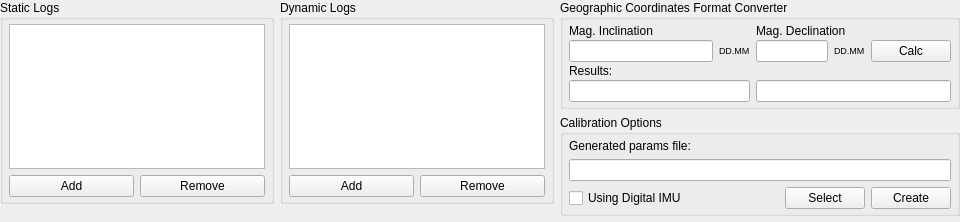
     <widget class="QWidget" name="widget_gen_param_top" native="true">
      <property name="sizePolicy">
       <sizepolicy hsizetype="Preferred" vsizetype="Maximum">
        <horstretch>0</horstretch>
        <verstretch>0</verstretch>
       </sizepolicy>
      </property>
      <layout class="QGridLayout" name="gridLayout_18">
       <property name="leftMargin">
        <number>0</number>
       </property>
       <property name="topMargin">
        <number>0</number>
       </property>
       <property name="rightMargin">
        <number>0</number>
       </property>
       <property name="bottomMargin">
        <number>0</number>
       </property>
       <item row="1" column="2" alignment="Qt::AlignBottom">
        <widget class="QGroupBox" name="groupBox_gen_param_opts">
         <property name="sizePolicy">
          <sizepolicy hsizetype="Preferred" vsizetype="Maximum">
           <horstretch>0</horstretch>
           <verstretch>0</verstretch>
          </sizepolicy>
         </property>
         <property name="title">
          <string>Calibration Options</string>
         </property>
         <layout class="QGridLayout" name="gridLayout_11">
          <property name="leftMargin">
           <number>6</number>
          </property>
          <property name="topMargin">
           <number>4</number>
          </property>
          <property name="rightMargin">
           <number>6</number>
          </property>
          <property name="bottomMargin">
           <number>4</number>
          </property>
          <item row="2" column="0">
           <widget class="QCheckBox" name="checkBox_DIMU">
            <property name="sizePolicy">
             <sizepolicy hsizetype="Preferred" vsizetype="Fixed">
              <horstretch>0</horstretch>
              <verstretch>0</verstretch>
             </sizepolicy>
            </property>
            <property name="toolTip">
             <string>&lt;html&gt;&lt;head/&gt;&lt;body&gt;&lt;p&gt;Check this box if calibrating for Digital IMU.&lt;/p&gt;&lt;/body&gt;&lt;/html&gt;</string>
            </property>
            <property name="text">
             <string>Using Digital IMU</string>
            </property>
           </widget>
          </item>
          <item row="1" column="0" colspan="3">
           <widget class="QLineEdit" name="lineEdit_user_param_file">
            <property name="sizePolicy">
             <sizepolicy hsizetype="Preferred" vsizetype="Fixed">
              <horstretch>0</horstretch>
              <verstretch>0</verstretch>
             </sizepolicy>
            </property>
           </widget>
          </item>
          <item row="0" column="0" colspan="3">
           <widget class="QLabel" name="label_2">
            <property name="sizePolicy">
             <sizepolicy hsizetype="Preferred" vsizetype="Fixed">
              <horstretch>0</horstretch>
              <verstretch>0</verstretch>
             </sizepolicy>
            </property>
            <property name="text">
             <string>Generated params file:</string>
            </property>
            <property name="buddy">
             <cstring>groupBox_gen_param_opts</cstring>
            </property>
           </widget>
          </item>
          <item row="2" column="2">
           <widget class="QPushButton" name="pushButton_Create_params_file_user">
            <property name="sizePolicy">
             <sizepolicy hsizetype="Fixed" vsizetype="Fixed">
              <horstretch>0</horstretch>
              <verstretch>0</verstretch>
             </sizepolicy>
            </property>
            <property name="toolTip">
             <string>&lt;html&gt;&lt;head/&gt;&lt;body&gt;&lt;p&gt;Create a new .params file.&lt;/p&gt;&lt;/body&gt;&lt;/html&gt;</string>
            </property>
            <property name="text">
             <string>Create</string>
            </property>
           </widget>
          </item>
          <item row="2" column="1">
           <widget class="QPushButton" name="pushButton_Sel_params_file_user">
            <property name="sizePolicy">
             <sizepolicy hsizetype="Fixed" vsizetype="Fixed">
              <horstretch>0</horstretch>
              <verstretch>0</verstretch>
             </sizepolicy>
            </property>
            <property name="toolTip">
             <string>&lt;html&gt;&lt;head/&gt;&lt;body&gt;&lt;p&gt;Select an existing .params file.&lt;/p&gt;&lt;/body&gt;&lt;/html&gt;</string>
            </property>
            <property name="text">
             <string>Select</string>
            </property>
           </widget>
          </item>
         </layout>
        </widget>
       </item>
       <item row="0" column="2" alignment="Qt::AlignTop">
        <widget class="QGroupBox" name="groupBox_calibrationSettings">
         <property name="sizePolicy">
          <sizepolicy hsizetype="Preferred" vsizetype="Maximum">
           <horstretch>0</horstretch>
           <verstretch>0</verstretch>
          </sizepolicy>
         </property>
         <property name="toolTip">
          <string>&lt;html&gt;&lt;head/&gt;&lt;body&gt;&lt;p&gt;Use this area to convert magnetic inclination and declination from degrees &amp;amp; minutes format to decimal degrees.&lt;/p&gt;&lt;/body&gt;&lt;/html&gt;</string>
         </property>
         <property name="title">
          <string>Geographic Coordinates Format Converter</string>
         </property>
         <layout class="QVBoxLayout" name="verticalLayout_3">
          <property name="leftMargin">
           <number>6</number>
          </property>
          <property name="topMargin">
           <number>4</number>
          </property>
          <property name="rightMargin">
           <number>6</number>
          </property>
          <property name="bottomMargin">
           <number>4</number>
          </property>
          <item>
           <layout class="QGridLayout" name="gridLayout_5" columnstretch="2,2,1,1,0">
            <property name="horizontalSpacing">
             <number>6</number>
            </property>
            <property name="verticalSpacing">
             <number>2</number>
            </property>
            <item row="1" column="4">
             <widget class="QPushButton" name="pushButton_Calculate">
              <property name="sizePolicy">
               <sizepolicy hsizetype="Fixed" vsizetype="Fixed">
                <horstretch>0</horstretch>
                <verstretch>0</verstretch>
               </sizepolicy>
              </property>
              <property name="text">
               <string>Calc</string>
              </property>
             </widget>
            </item>
            <item row="1" column="0">
             <widget class="QLineEdit" name="lineEdit_insert_declination">
              <property name="sizePolicy">
               <sizepolicy hsizetype="Preferred" vsizetype="Fixed">
                <horstretch>0</horstretch>
                <verstretch>0</verstretch>
               </sizepolicy>
              </property>
              <property name="toolTip">
               <string>&lt;html&gt;&lt;head/&gt;&lt;body&gt;&lt;p&gt;Enter magnetic inclination in degrees.minutes format. Example: -66.43&lt;/p&gt;&lt;/body&gt;&lt;/html&gt;</string>
              </property>
             </widget>
            </item>
            <item row="1" column="2">
             <widget class="QLineEdit" name="lineEdit_insert_inclination">
              <property name="sizePolicy">
               <sizepolicy hsizetype="Preferred" vsizetype="Fixed">
                <horstretch>0</horstretch>
                <verstretch>0</verstretch>
               </sizepolicy>
              </property>
              <property name="toolTip">
               <string>&lt;html&gt;&lt;head/&gt;&lt;body&gt;&lt;p&gt;Enter magnetic declination in degrees.minutes format. Example: 1.54&lt;/p&gt;&lt;/body&gt;&lt;/html&gt;</string>
              </property>
             </widget>
            </item>
            <item row="1" column="3">
             <widget class="QLabel" name="label_162">
              <property name="sizePolicy">
               <sizepolicy hsizetype="Fixed" vsizetype="Fixed">
                <horstretch>0</horstretch>
                <verstretch>0</verstretch>
               </sizepolicy>
              </property>
              <property name="styleSheet">
               <string notr="true">font-size: 9px;</string>
              </property>
              <property name="text">
               <string>DD.MM</string>
              </property>
             </widget>
            </item>
            <item row="0" column="0" colspan="2">
             <widget class="QLabel" name="label_131">
              <property name="sizePolicy">
               <sizepolicy hsizetype="Fixed" vsizetype="Fixed">
                <horstretch>0</horstretch>
                <verstretch>0</verstretch>
               </sizepolicy>
              </property>
              <property name="toolTip">
               <string>Magnetic Inclination</string>
              </property>
              <property name="text">
               <string>Mag. Inclination</string>
              </property>
             </widget>
            </item>
            <item row="1" column="1">
             <widget class="QLabel" name="label_160">
              <property name="sizePolicy">
               <sizepolicy hsizetype="Fixed" vsizetype="Fixed">
                <horstretch>0</horstretch>
                <verstretch>0</verstretch>
               </sizepolicy>
              </property>
              <property name="styleSheet">
               <string notr="true">font-size: 9px;</string>
              </property>
              <property name="text">
               <string>DD.MM</string>
              </property>
             </widget>
            </item>
            <item row="2" column="0" colspan="5">
             <widget class="QLabel" name="label_163">
              <property name="sizePolicy">
               <sizepolicy hsizetype="Fixed" vsizetype="Fixed">
                <horstretch>0</horstretch>
                <verstretch>0</verstretch>
               </sizepolicy>
              </property>
              <property name="text">
               <string>Results:</string>
              </property>
             </widget>
            </item>
            <item row="3" column="0" colspan="2">
             <widget class="QLineEdit" name="lineEdit_cal_declination">
              <property name="enabled">
               <bool>true</bool>
              </property>
              <property name="sizePolicy">
               <sizepolicy hsizetype="Preferred" vsizetype="Fixed">
                <horstretch>0</horstretch>
                <verstretch>0</verstretch>
               </sizepolicy>
              </property>
              <property name="toolTip">
               <string>&lt;html&gt;&lt;head/&gt;&lt;body&gt;&lt;p&gt;Magnetic inclination calculation result. Copy this whole line to your generated parameters file.&lt;/p&gt;&lt;/body&gt;&lt;/html&gt;</string>
              </property>
             </widget>
            </item>
            <item row="3" column="2" colspan="3">
             <widget class="QLineEdit" name="lineEdit_cal_inclination">
              <property name="sizePolicy">
               <sizepolicy hsizetype="Preferred" vsizetype="Fixed">
                <horstretch>0</horstretch>
                <verstretch>0</verstretch>
               </sizepolicy>
              </property>
              <property name="toolTip">
               <string>&lt;html&gt;&lt;head/&gt;&lt;body&gt;&lt;p&gt;Magnetic declination calculation result. Use this value for the Misc. Settings -&amp;gt; Magnetic Declination setting.&lt;/p&gt;&lt;/body&gt;&lt;/html&gt;</string>
              </property>
             </widget>
            </item>
            <item row="0" column="2" colspan="3">
             <widget class="QLabel" name="label_114">
              <property name="sizePolicy">
               <sizepolicy hsizetype="Fixed" vsizetype="Fixed">
                <horstretch>0</horstretch>
                <verstretch>0</verstretch>
               </sizepolicy>
              </property>
              <property name="toolTip">
               <string>Magnetic Declination</string>
              </property>
              <property name="text">
               <string>Mag. Declination</string>
              </property>
             </widget>
            </item>
           </layout>
          </item>
         </layout>
        </widget>
       </item>
       <item row="0" column="1" rowspan="3" alignment="Qt::AlignTop">
        <widget class="QGroupBox" name="groupBox_dynamicFiles">
         <property name="sizePolicy">
          <sizepolicy hsizetype="Preferred" vsizetype="Preferred">
           <horstretch>0</horstretch>
           <verstretch>0</verstretch>
          </sizepolicy>
         </property>
         <property name="title">
          <string>Dynamic Logs</string>
         </property>
         <layout class="QGridLayout" name="gridLayout_7">
          <property name="leftMargin">
           <number>6</number>
          </property>
          <property name="topMargin">
           <number>4</number>
          </property>
          <property name="rightMargin">
           <number>6</number>
          </property>
          <property name="bottomMargin">
           <number>4</number>
          </property>
          <item row="2" column="1">
           <widget class="QPushButton" name="pushButton_Remove_Dynamic">
            <property name="sizePolicy">
             <sizepolicy hsizetype="Preferred" vsizetype="Fixed">
              <horstretch>0</horstretch>
              <verstretch>0</verstretch>
             </sizepolicy>
            </property>
            <property name="text">
             <string>Remove</string>
            </property>
           </widget>
          </item>
          <item row="2" column="0">
           <widget class="QPushButton" name="pushButton_Add_Dynamic">
            <property name="sizePolicy">
             <sizepolicy hsizetype="Preferred" vsizetype="Fixed">
              <horstretch>0</horstretch>
              <verstretch>0</verstretch>
             </sizepolicy>
            </property>
            <property name="text">
             <string>Add</string>
            </property>
           </widget>
          </item>
          <item row="0" column="0" colspan="2">
           <widget class="QListWidget" name="listWidgetDynamic">
            <property name="sizePolicy">
             <sizepolicy hsizetype="Preferred" vsizetype="Preferred">
              <horstretch>0</horstretch>
              <verstretch>0</verstretch>
             </sizepolicy>
            </property>
            <property name="maximumSize">
             <size>
              <width>16777215</width>
              <height>145</height>
             </size>
            </property>
            <property name="toolTip">
             <string>Add dynamic log file(s) here.</string>
            </property>
           </widget>
          </item>
         </layout>
        </widget>
       </item>
       <item row="0" column="0" rowspan="3" alignment="Qt::AlignTop">
        <widget class="QGroupBox" name="groupBox_staticFiles">
         <property name="sizePolicy">
          <sizepolicy hsizetype="Preferred" vsizetype="Preferred">
           <horstretch>0</horstretch>
           <verstretch>0</verstretch>
          </sizepolicy>
         </property>
         <property name="title">
          <string>Static Logs</string>
         </property>
         <layout class="QGridLayout" name="gridLayout_6">
          <property name="leftMargin">
           <number>6</number>
          </property>
          <property name="topMargin">
           <number>4</number>
          </property>
          <property name="rightMargin">
           <number>6</number>
          </property>
          <property name="bottomMargin">
           <number>4</number>
          </property>
          <item row="0" column="0" rowspan="2" colspan="2" alignment="Qt::AlignTop">
           <widget class="QListWidget" name="listWidgetStatic">
            <property name="sizePolicy">
             <sizepolicy hsizetype="Preferred" vsizetype="Preferred">
              <horstretch>0</horstretch>
              <verstretch>0</verstretch>
             </sizepolicy>
            </property>
            <property name="maximumSize">
             <size>
              <width>16777215</width>
              <height>145</height>
             </size>
            </property>
            <property name="toolTip">
             <string>Add sttic log file(s) here.</string>
            </property>
           </widget>
          </item>
          <item row="2" column="0">
           <widget class="QPushButton" name="pushButton_Add_Static">
            <property name="sizePolicy">
             <sizepolicy hsizetype="Preferred" vsizetype="Fixed">
              <horstretch>0</horstretch>
              <verstretch>0</verstretch>
             </sizepolicy>
            </property>
            <property name="text">
             <string>Add</string>
            </property>
           </widget>
          </item>
          <item row="2" column="1">
           <widget class="QPushButton" name="pushButton_Remov_Static">
            <property name="sizePolicy">
             <sizepolicy hsizetype="Preferred" vsizetype="Fixed">
              <horstretch>0</horstretch>
              <verstretch>0</verstretch>
             </sizepolicy>
            </property>
            <property name="text">
             <string>Remove</string>
            </property>
           </widget>
          </item>
         </layout>
        </widget>
       </item>
      </layout>
     </widget>
